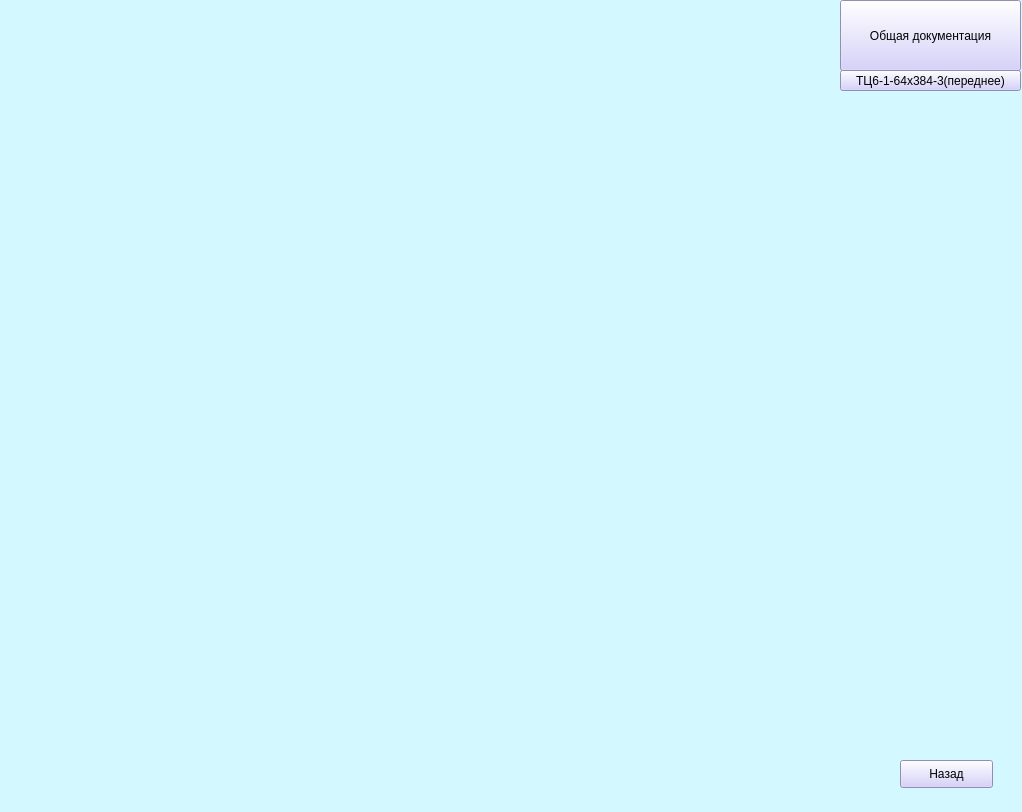
<?xml version="1.0" encoding="UTF-8"?>
<ui version="4.0">
 <class>MainWindow3</class>
 <widget class="QMainWindow" name="MainWindow3">
  <property name="geometry">
   <rect>
    <x>0</x>
    <y>0</y>
    <width>1022</width>
    <height>812</height>
   </rect>
  </property>
  <property name="windowTitle">
   <string>map</string>
  </property>
  <property name="styleSheet">
   <string notr="true">background-color:rgb(212, 248, 255);</string>
  </property>
  <widget class="QWidget" name="centralwidget">
   <widget class="QLabel" name="label">
    <property name="geometry">
     <rect>
      <x>0</x>
      <y>-10</y>
      <width>831</width>
      <height>831</height>
     </rect>
    </property>
    <property name="text">
     <string/>
    </property>
    <property name="pixmap">
     <pixmap>2026-01-03_16-47-58.png</pixmap>
    </property>
   </widget>
   <widget class="QPushButton" name="pushButton">
    <property name="geometry">
     <rect>
      <x>840</x>
      <y>0</y>
      <width>181</width>
      <height>71</height>
     </rect>
    </property>
    <property name="styleSheet">
     <string notr="true">background-color:rgb(204, 198, 250);</string>
    </property>
    <property name="text">
     <string>Общая документация</string>
    </property>
   </widget>
   <widget class="QPushButton" name="pushButton_2">
    <property name="geometry">
     <rect>
      <x>900</x>
      <y>760</y>
      <width>93</width>
      <height>28</height>
     </rect>
    </property>
    <property name="styleSheet">
     <string notr="true">background-color:rgb(204, 198, 250);</string>
    </property>
    <property name="text">
     <string>Назад</string>
    </property>
   </widget>
   <widget class="QPushButton" name="pushButton_3">
    <property name="geometry">
     <rect>
      <x>840</x>
      <y>70</y>
      <width>181</width>
      <height>21</height>
     </rect>
    </property>
    <property name="styleSheet">
     <string notr="true">background-color:rgb(204, 198, 250);</string>
    </property>
    <property name="text">
     <string>ТЦ6-1-64х384-3(переднее)</string>
    </property>
   </widget>
  </widget>
 </widget>
 <resources/>
 <connections/>
</ui>
